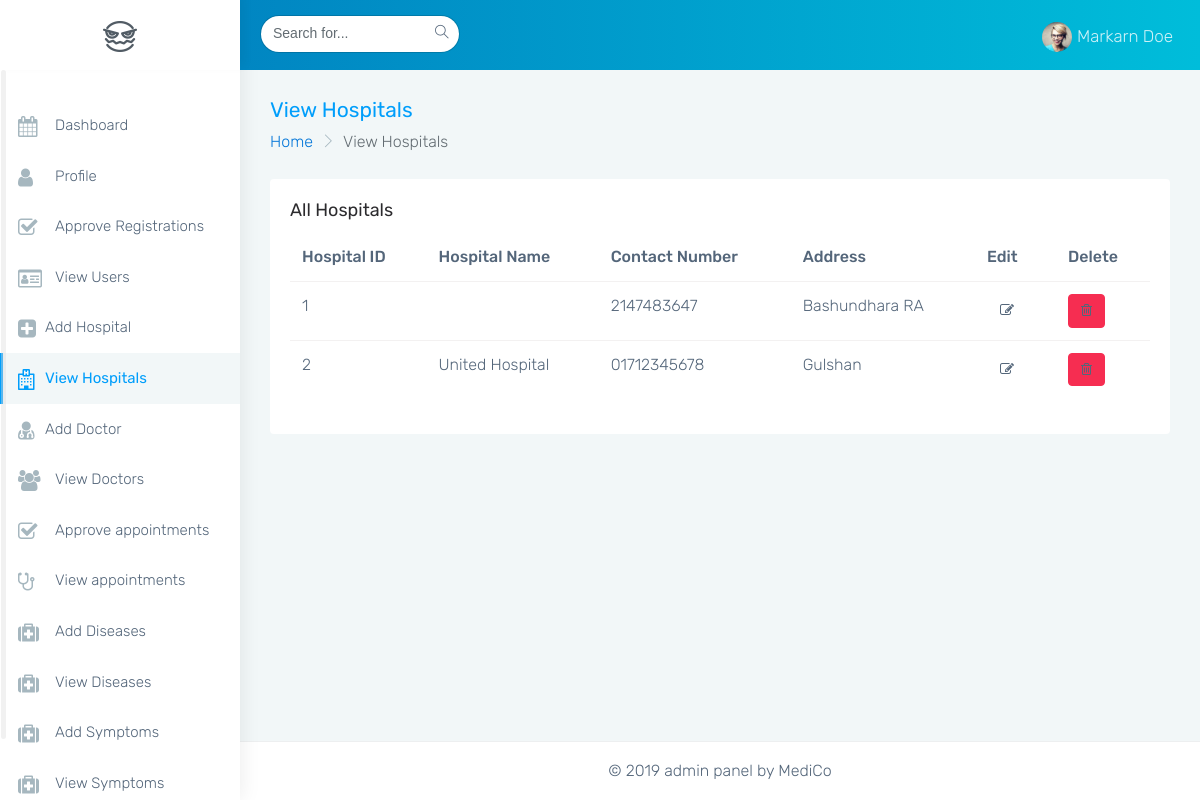
The page /mediment-admin/monster-html/view_hospitals.php on the database as committed earlier.
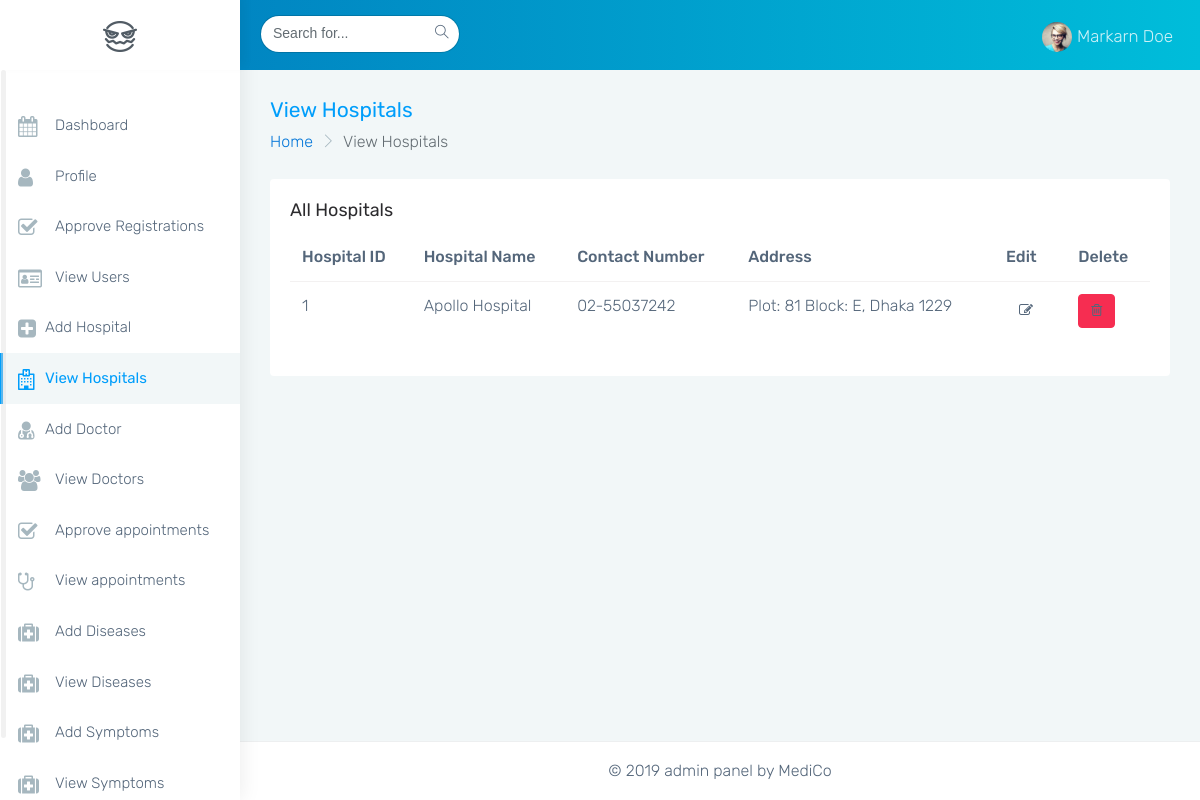
The same page on the database as committed later.
### tables this page shows
CREATE TABLE `hospitals` (
  `hospitalid` int(11) NOT NULL AUTO_INCREMENT,
  `name` varchar(255) DEFAULT NULL,
  `contact` varchar(11) DEFAULT NULL,
  `address` varchar(255) DEFAULT NULL,
  `isdelete` char(1) DEFAULT '0',
  `created_at` datetime DEFAULT CURRENT_TIMESTAMP,
  `updated_at` datetime DEFAULT CURRENT_TIMESTAMP ON UPDATE CURRENT_TIMESTAMP,
  PRIMARY KEY (`hospitalid`),
  UNIQUE KEY `hospitalid_UNIQUE` (`hospitalid`)
);

### mediment-admin/monster-html/view_hospitals.php (the view, shortened to what this page needs)
<?php
    include('common/html_head.php');
    include('common/db_connection.php');
    $sql="SELECT * FROM hospitals WHERE isdelete='0' ORDER BY hospitalid";
    $result=mysqli_query($connect,$sql);
    $num_of_rows = mysqli_num_rows($result);
?>
<body class="fix-header card-no-border">
    <div id="main-wrapper">
        <?php
        include('common/header.php');
        ?>
        <?php
        include('common/side_nav.php');
        ?>
        <div class="page-wrapper">
            <div class="container-fluid">
                <div class="row page-titles">
                    <div class="col-md-6 col-8 align-self-center">
                        <h3 class="text-themecolor m-b-0 m-t-0">View Hospitals</h3>
                        <ol class="breadcrumb">
                            <li class="breadcrumb-item"><a href="javascript:void(0)">Home</a></li>
                            <li class="breadcrumb-item active">View Hospitals</li>
                        </ol>
                    </div>
                </div>
                <?php
                                  if($num_of_rows > 0){
                                  ?>
                <div class="row">
                    <div class="col-sm-12">
                        <div class="card">
                            <div class="card-block">
                                <h4 class="card-title">All Hospitals</h4>
                                <div class="table-responsive">
                                    <table class="table">
                                        <thead>
                                            <tr>
                                                <th>Hospital ID</th>
                                                <th>Hospital Name</th>
                                                <th>Contact Number</th>
                                                <th>Address</th>
                                                <th>Edit</th>
                                                <th>Delete</th>
                                            </tr>
                                        </thead>
                                        <tbody>
                                            <?php
                                            while($row=mysqli_fetch_assoc($result)){
                                              ?>
                                            <tr>
                                                <td><?php echo $row['hospitalid']; ?></td>
                                                <td><?php echo ucwords(strtolower($row['name'])); ?></td>
                                                <td><?php echo $row['contact']; ?></td>
                                                <td><?php echo $row['address']; ?></td>
                                                <td><a class="btn btn-default"><i class="fa fa-edit"></i></a></td>
                                                <td><a class="btn btn-danger"><i class="fa fa-trash-o"></i></a></td>
                                            </tr>
                                            <?php
                                            }
                                            ?>
                                        </tbody>
                                    </table>
                                </div>
                            </div>
                            <?php
                              }
                               ?>
                        </div>
                    </div>
                </div>
            </div>
            <?php
            include('common/footer.php');
            ?>
</body>
</html>

### mediment-admin/monster-html/common/html_head.php (shortened to what this page needs)
<!DOCTYPE html>
<html lang="en">
<head>
    <link href="../assets/plugins/bootstrap/css/bootstrap.min.css" rel="stylesheet">
    <link href="css/style.css" rel="stylesheet">
    <link href="css/colors/blue.css" id="theme" rel="stylesheet">
</head>

### mediment-admin/monster-html/common/header.php (shortened to what this page needs)
<header class="topbar">
    <nav class="navbar top-navbar navbar-toggleable-sm navbar-light">
        <div class="navbar-header">
            <a class="navbar-brand" href="index.php">
                <b>
                    <img src="../assets/images/logo-icon.png" alt="homepage" class="dark-logo" />
                </b>
            </a>
        </div>
        <div class="navbar-collapse">
            <ul class="navbar-nav mr-auto mt-md-0 ">
                <li class="nav-item hidden-sm-down">
                    <form class="app-search p-l-20">
                        <input type="text" class="form-control" placeholder="Search for..."> <a class="srh-btn"><i class="ti-search"></i></a>
                    </form>
                </li>
            </ul>
            <ul class="navbar-nav my-lg-0">
                <li class="nav-item dropdown">
                    <a class="nav-link dropdown-toggle text-muted waves-effect waves-dark" href="" data-toggle="dropdown" aria-haspopup="true" aria-expanded="false"><img src="../assets/images/users/1.jpg" alt="user" class="profile-pic m-r-5" />Markarn Doe</a>
                </li>
            </ul>
        </div>
    </nav>
</header>

### mediment-admin/monster-html/common/side_nav.php
<aside class="left-sidebar">
    <div class="scroll-sidebar">
        <nav class="sidebar-nav">
            <ul id="sidebarnav">
                <li>
                    <a href="index.php" class="waves-effect"><i class="fa  fa-calendar m-r-10" aria-hidden="true"></i>Dashboard</a>
                </li>
                <li>
                    <a href="pages-profile.php" class="waves-effect"><i class="fa fa-user m-r-10" aria-hidden="true"></i>Profile</a>
                </li>
                <li>
                    <a href="approve_registrations.php" class="waves-effect"><i class="fa fa-check-square-o m-r-10" aria-hidden="true"></i>Approve Registrations</a>
                </li>
                <li>
                    <a href="view_users.php" class="waves-effect"><i class="fa fa fa-id-card-o  m-r-10" aria-hidden="true"></i>View Users</a>
                </li>
                <li>
                    <a href="add_hospitals.php" class="waves-effect"><i class="fa fa-plus-square" aria-hidden="true"></i>Add Hospital</a>
                </li>
                <li>
                    <a href="view_hospitals.php" class="waves-effect"><i class="fa fa-hospital-o" aria-hidden="true"></i>View Hospitals</a>
                </li>
                <li>
                    <a href="add_doctors.php" class="waves-effect"><i class="fa  fa-user-md" aria-hidden="true"></i>Add Doctor</a>
                </li>
                <li>
                    <a href="view_doctors.php" class="waves-effect"><i class="fa fa-users m-r-10" aria-hidden="true"></i>View Doctors</a>
                </li>
                <li>
                    <a href="approve_appointments_list.php" class="waves-effect"><i class="fa fa-check-square-o m-r-10" aria-hidden="true"></i>Approve appointments</a>
                </li>
                <li>
                    <a href="view_appointments.php" class="waves-effect"><i class="fa fa-stethoscope m-r-10" aria-hidden="true"></i>View appointments</a>
                </li>
                <li>
                    <a href="add_diseases.php" class="waves-effect"><i class="fa fa-medkit m-r-10" aria-hidden="true"></i>Add Diseases</a>
                </li>
                <li>
                    <a href="view_diseases.php" class="waves-effect"><i class="fa fa-medkit m-r-10" aria-hidden="true"></i>View Diseases</a>
                </li>
                <li>
                    <a href="add_symptoms.php" class="waves-effect"><i class="fa fa-medkit m-r-10" aria-hidden="true"></i>Add Symptoms</a>
                </li>
                <li>
                    <a href="view_symptoms.php" class="waves-effect"><i class="fa fa-medkit m-r-10" aria-hidden="true"></i>View Symptoms</a>
                </li>
            </ul>
        </nav>
    </div>
</aside>

### mediment-admin/monster-html/common/footer.php (shortened to what this page needs)
        <footer class="footer text-center">
            © 2019 admin panel by MediCo
        </footer>
    </div>
</div>

### mediment-admin/monster-html/css/colors/blue.css (style rules this page uses)
.topbar { background: #009efb; background: -moz-linear-gradient(left, #0178bc 0%, #00bdda 100%); background: -webkit-linear-gradient(left, #0178bc 0%, #00bdda 100%); background: linear-gradient(to right, #0178bc 0%, #00bdda 100%); }
.topbar .navbar-header { background: #ffffff; box-shadow: 4px -4px 10px rgba(0, 0, 0, 0.05); }
.topbar .navbar-light .navbar-nav .nav-item > a.nav-link { color: rgba(255, 255, 255, 0.8) !important; }
.text-themecolor { color: #009efb !important; }
.sidebar-nav { background: #fff; }
.sidebar-nav ul li a { color: #54667a; }
.sidebar-nav ul li a.active, .sidebar-nav ul li a:hover { color: #009efb; }
.sidebar-nav ul li a.active { color: #263238; }
.sidebar-nav > ul > li.active > a { border-left: 3px solid #009efb; color: #009efb; }
.sidebar-nav > ul > li.active > a i { color: #009efb; }
.sidebar-nav > ul > li > a { border-left: 3px solid #fff; }
.sidebar-nav > ul > li > a.active, .sidebar-nav > ul > li > a:hover { border-left: 3px solid #009efb; }
.sidebar-nav > ul > li > a.active i, .sidebar-nav > ul > li > a:hover i { color: #009efb; }
.sidebar-nav > ul > li > a i { color: #a6b7bf; }
.sidebar-nav > ul > li > a.active { font-weight: 400; background: #ffffff; color: #009efb; }

Rows that differ between the two databases and show on the page:
removed hospitals: hospitalid "2", name "United Hospital", contact "01712345678", address "Gulshan"
changed hospitals id 1: name (not shown) → "Apollo Hospital"; contact "2147483647" → "02-55037242"; address "Bashundhara RA" → "Plot: 81 Block: E, Dhaka 1229"
